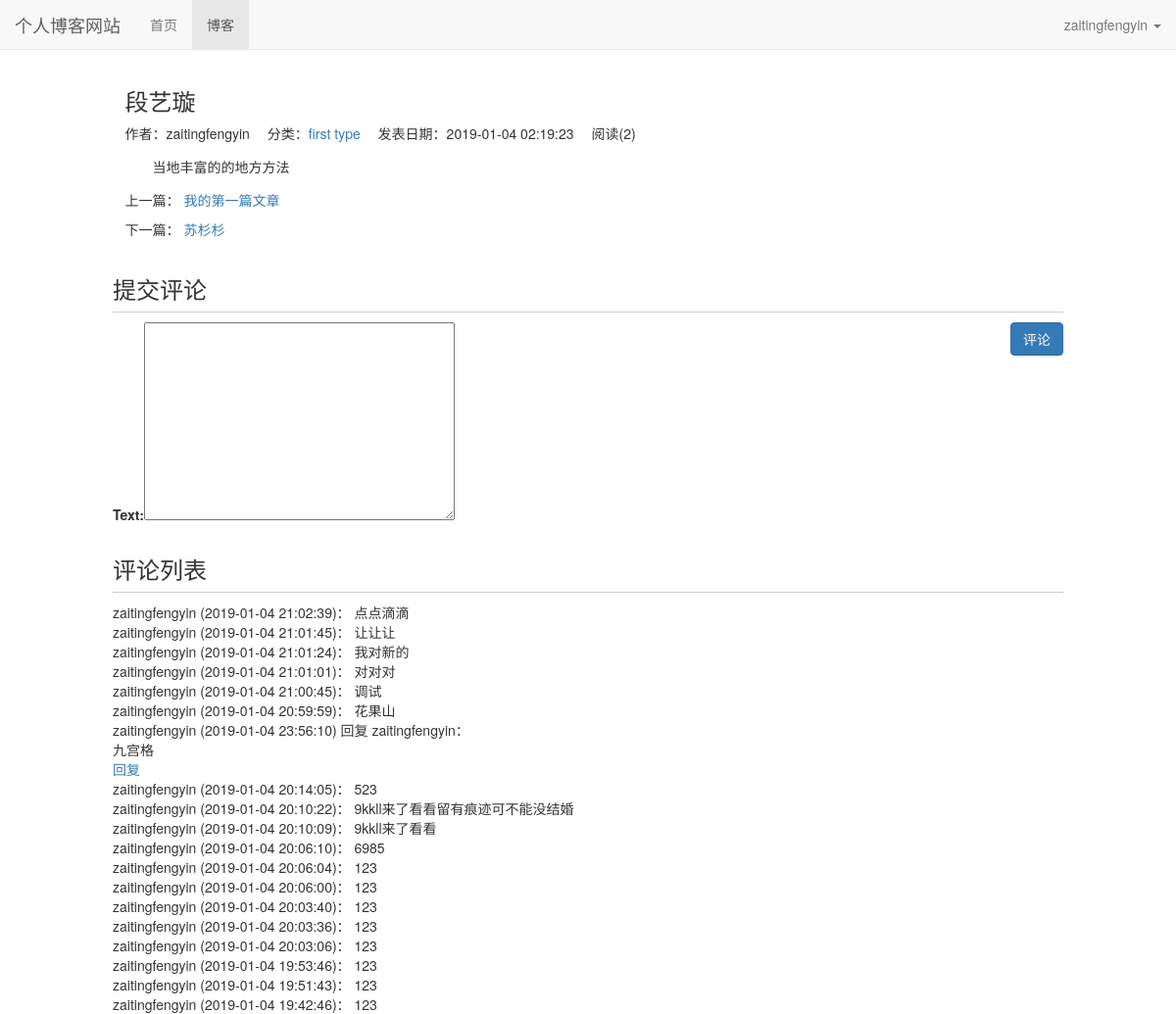
The page /blog/2 (signed in) on the database its author committed.
### blog/models.py (models this page shows, shortened)
class Blog(models.Model):
    title = models.CharField(max_length=50)
    blog_type = models.ForeignKey(BlogType, on_delete=models.DO_NOTHING)
    content = RichTextUploadingField()
    author = models.ForeignKey(User, on_delete=models.DO_NOTHING)
    created_time = models.DateTimeField(auto_now_add=True)
    last_updated_time = models.DateTimeField(auto_now=True)
    def get_read_num(self):
        try:
            return self.read_num.read_num
        except exceptions.ObjectDoesNotExist:
            return 0
    class Meta:
        ordering = ['-created_time']

class BlogType(models.Model):
    type_name = models.CharField(max_length=15)
    def __str__(self):
        return self.type_name

class ReadNum(models.Model):
    read_num = models.IntegerField(default=0)
    blog = models.OneToOneField(Blog, on_delete=models.DO_NOTHING, related_name="read_num")

### comment/models.py (models this page shows, shortened)
class Comment(models.Model):
    blog = models.ForeignKey(Blog, on_delete=models.DO_NOTHING, related_name="comment")
    text = models.TextField()
    comment_time = models.DateTimeField(auto_now_add=True)
    user = models.ForeignKey(User, on_delete=models.DO_NOTHING, related_name="comment")
    root = models.ForeignKey('self', null=True, on_delete=models.DO_NOTHING, related_name='root_comment')
    parent = models.ForeignKey('self', null=True, on_delete=models.DO_NOTHING, related_name="parent_comment")
    reply_to = models.ForeignKey(User, null=True, on_delete=models.DO_NOTHING, related_name="reply")
    class Meta:
        ordering = ["-comment_time", ]

### blog/views.py (the view)
# urls.py: path('<int:blog_pk>', views.blog_detail, name="blog_detail"),
def blog_detail(request, blog_pk):
    blog = get_object_or_404(Blog, pk=blog_pk)
    if not request.COOKIES.get('blog_%s_readed' % blog_pk):
        readnum, created = ReadNum.objects.get_or_create(blog=blog)
        readnum.read_num += 1
        readnum.save()
        readnum, created = ReadDetail.objects.get_or_create(blog=blog, date=timezone.now().date())
        readnum.read_detail_num += 1
        readnum.save()
    context = {}
    context['previous_blog'] = Blog.objects.filter(created_time__gt=blog.created_time).last()
    context['next_blog'] = Blog.objects.filter(created_time__lt=blog.created_time).first()
    context['blog'] = blog
    form = CommentForm()
    comment_list = blog.comment.all().filter(parent=None)
    context["form"] = form
    context["comment_list"] = comment_list
    response = render(request, 'blog/blog_detail.html', context)  # 响应
    response.set_cookie('blog_%s_readed' % blog_pk, 'true')
    return response

### comment/forms.py
class CommentForm(forms.ModelForm):
    class Meta:
        model = Comment
        fields = ['text']

### templates/blog/blog_detail.html (shortened to what this page needs)
{% extends 'base.html' %}
{% block nav_blog_active %}active{% endblock %}
{% load staticfiles %}
{% block header_extends %}
    <link rel="stylesheet" href="{% static 'blog/blog.css' %}">
{% endblock %}
{% block content %}
    <div class="container">
        <div class="row">
            <div class="col-xs-10 col-xs-offset-1">
                <h3>{{ blog.title }}</h3>
                <ul class="blog-info-description">
                    <li>作者：{{ blog.author }}</li>
                    <li>分类：<a href="{% url 'blogs_with_type' blog.blog_type.pk %}">{{ blog.blog_type }}</a></li>
                    <li>发表日期：{{ blog.created_time|date:"Y-m-d H:i:s" }}</li>
                    <li>阅读({{ blog.get_read_num }})</li>
                </ul>
                <div class="blog-content">{{ blog.content|safe }}</div>
                <div class="blog-more">
                    <p>上一篇：
                        {% if previous_blog %}
                            <a href="{% url 'blog_detail' previous_blog.pk %}">{{ previous_blog.title }}</a>
                        {% else %}
                            没有了
                        {% endif %}
                    </p>
                    <p>下一篇：
                        {% if next_blog %}
                            <a href="{% url 'blog_detail' next_blog.pk %}">{{ next_blog.title }}</a>
                        {% else %}
                            没有了
                        {% endif %}
                    </p>
                </div>
            </div>
        <div class="row">
            <div class="col-xs-10 col-xs-offset-1">
                <div class="comment-area">
                    <h3 class="comment-area-title">提交评论</h3>
                    {% if user.is_authenticated %}
                        <form id="comment_form" action="{% url 'comment:post_comment' blog.pk%}" method="POST" style="overflow:hidden">
                            {{ form }}
                            <input type="submit" value="评论" class="btn btn-primary" style="float:right">
                        </form>
                    {% else %}
                        未登录，<a href="{% url 'login' %}?next={{ request.path }}">登录</a> 之后方可评论
                    {% endif %}
                </div>
                <div class="comment-area">
                    <h3 class="comment-area-title">评论列表</h3>
                    <div id="comment_list">
                        {% for comment in comment_list %}
                        <div>
                            {{ comment.user.username }}
                            ({{ comment.comment_time|date:"Y-m-d H:i:s" }})：
                            {{ comment.text }}
                            {% for reply in comment.root_comment.all %}
                                <div class="reply">
                                    <span>{{ reply.user.username }}</span>
                                    <span>({{ reply.comment_time|date:"Y-m-d H:i:s" }})</span>
                                    <span>回复</span>
                                    <span>{{ reply.reply_to.username }}：</span>
                                    <div id="comment_{{ reply.pk }}">
                                        {{ reply.text|safe }}
                                    </div>
                                    <a href="javascript:reply({{ reply.pk }});">回复</a>
                                </div>
                             {% endfor %}
                        </div>
                    {% empty %}
                        暂无评论
                    {% endfor %}
                    </div>
                </div>
            </div>
        </div>
    </div>
{% endblock %}

### templates/base.html (shortened to what this page needs)
{% load staticfiles %}
<!DOCTYPE html>
<html lang="zh-CN">
<head>
    <link rel="stylesheet" href="{% static 'base.css' %}">
    <link rel="stylesheet" href="{% static 'bootstrap-3.3.7/css/bootstrap.min.css' %}">
    {% block header_extends %}{% endblock %}
</head>
<body>
<div class="navbar navbar-default navbar-fixed-top" role="navigation">
    <div class="container-fluid">
        <div class="navbar-header">
            <a class="navbar-brand" href="{% url 'home' %}">个人博客网站</a>
        </div>
        <div id="navbar-collapse" class="collapse navbar-collapse">
            <ul class="nav navbar-nav">
                <li class="{% block nav_home_active %}{% endblock %}">
                    <a href="{% url 'home' %}">首页</a>
                </li>
                <li class="{% block nav_blog_active %}{% endblock %}">
                    <a href="{% url 'blog_list' %}">博客</a>
                </li>
            </ul>
            <ul class="nav navbar-nav navbar-right">
                {% if user.is_authenticated %}
                    <li class="dropdown">
                        <a href="#" class="dropdown-toggle" data-toggle="dropdown" role="button" aria-haspopup="true"
                           aria-expanded="false">{{ user.username }} <span class="caret"></span></a>
                    </li>
                {% endif %}
            </ul>
        </div>
    </div>
</div>
{% block content %}{% endblock %}
</body>
</html>

### static/base.css (style rules this page uses)
* { margin: 0; padding: 0; }
body { margin-top: 70px!important; }
ul { list-style-type: none!important; }

### static/blog/blog.css (style rules this page uses)
ul.blog-info-description { list-style-type: none; margin-bottom: 1em; }
ul.blog-info-description li { display: inline-block; margin-right: 1em; }
div.blog-content { text-indent: 2em; }
div.blog-more { margin-top: 1em; }
div.comment-area { margin-top: 2em; }
h3.comment-area-title { border-bottom: 1px solid #ccc; padding-bottom: 0.4em; }

### rows shown on the page
Blog: title "段艺璇", author "zaitingfengyin", blog_type "first type", created_time "2019-01-04 02:19:23", get_read_num "2", content "当地丰富的的地方方法"
Blog: title "我的第一篇文章"
Blog: title "苏杉杉"
Comment: user.username "zaitingfengyin", comment_time "2019-01-04 21:02:39", text "点点滴滴"
Comment: user.username "zaitingfengyin", comment_time "2019-01-04 21:01:45", text "让让让"
Comment: user.username "zaitingfengyin", comment_time "2019-01-04 21:01:24", text "我对新的"
Comment: user.username "zaitingfengyin", comment_time "2019-01-04 21:01:01", text "对对对"
Comment: user.username "zaitingfengyin", comment_time "2019-01-04 21:00:45", text "调试"
Comment: user.username "zaitingfengyin", comment_time "2019-01-04 20:59:59", text "花果山"
Comment: user.username "zaitingfengyin", comment_time "2019-01-04 23:56:10", reply_to.username "zaitingfengyin", text "九宫格"
Comment: user.username "zaitingfengyin", comment_time "2019-01-04 20:14:05", text "523"
Comment: user.username "zaitingfengyin", comment_time "2019-01-04 20:10:22", text "9kkll来了看看留有痕迹可不能没结婚"
Comment: user.username "zaitingfengyin", comment_time "2019-01-04 20:10:09", text "9kkll来了看看"
Comment: user.username "zaitingfengyin", comment_time "2019-01-04 20:06:10", text "6985"
Comment: user.username "zaitingfengyin", comment_time "2019-01-04 20:06:04", text "123"
Comment: user.username "zaitingfengyin", comment_time "2019-01-04 20:06:00", text "123"
Comment: user.username "zaitingfengyin", comment_time "2019-01-04 20:03:40", text "123"
Comment: user.username "zaitingfengyin", comment_time "2019-01-04 20:03:36", text "123"
Comment: user.username "zaitingfengyin", comment_time "2019-01-04 20:03:06", text "123"
Comment: user.username "zaitingfengyin", comment_time "2019-01-04 19:53:46", text "123"
Comment: user.username "zaitingfengyin", comment_time "2019-01-04 19:51:43", text "123"
Comment: user.username "zaitingfengyin", comment_time "2019-01-04 19:42:46", text "123"

### other values the page prints
{{ user.username }} "zaitingfengyin"
